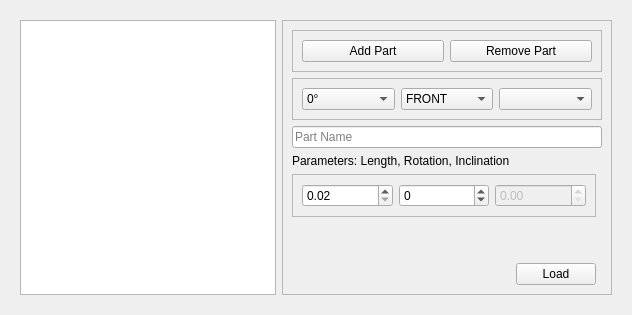
      <widget class="QWidget" name="tab_robot">
       <attribute name="title">
        <string>Robot</string>
       </attribute>
       <layout class="QGridLayout" name="gridLayout_9">
        <item row="0" column="0">
         <widget class="QWidget" name="widget_3" native="true">
          <layout class="QGridLayout" name="gridLayout_6">
           <item row="0" column="1">
            <widget class="QFrame" name="frame">
             <property name="sizePolicy">
              <sizepolicy hsizetype="Minimum" vsizetype="Preferred">
               <horstretch>0</horstretch>
               <verstretch>0</verstretch>
              </sizepolicy>
             </property>
             <property name="minimumSize">
              <size>
               <width>200</width>
               <height>0</height>
              </size>
             </property>
             <property name="frameShape">
              <enum>QFrame::StyledPanel</enum>
             </property>
             <property name="frameShadow">
              <enum>QFrame::Raised</enum>
             </property>
             <layout class="QGridLayout" name="gridLayout_8">
              <item row="0" column="0" colspan="3">
               <widget class="QFrame" name="frame_2">
                <property name="frameShape">
                 <enum>QFrame::StyledPanel</enum>
                </property>
                <property name="frameShadow">
                 <enum>QFrame::Raised</enum>
                </property>
                <layout class="QHBoxLayout" name="horizontalLayout_2">
                 <item>
                  <widget class="QPushButton" name="button_add_part">
                   <property name="text">
                    <string>Add Part</string>
                   </property>
                  </widget>
                 </item>
                 <item>
                  <widget class="QPushButton" name="button_remove_part">
                   <property name="text">
                    <string>Remove Part</string>
                   </property>
                  </widget>
                 </item>
                </layout>
               </widget>
              </item>
              <item row="5" column="0" colspan="2">
               <widget class="QFrame" name="frame_6">
                <property name="frameShape">
                 <enum>QFrame::StyledPanel</enum>
                </property>
                <property name="frameShadow">
                 <enum>QFrame::Raised</enum>
                </property>
                <layout class="QHBoxLayout" name="horizontalLayout_3">
                 <item>
                  <widget class="QDoubleSpinBox" name="spin_paramlength">
                   <property name="minimum">
                    <double>0.020000000000000</double>
                   </property>
                   <property name="maximum">
                    <double>0.100000000000000</double>
                   </property>
                   <property name="singleStep">
                    <double>0.010000000000000</double>
                   </property>
                  </widget>
                 </item>
                 <item>
                  <widget class="QSpinBox" name="spin_paramrotation">
                   <property name="minimum">
                    <number>-90</number>
                   </property>
                   <property name="maximum">
                    <number>90</number>
                   </property>
                  </widget>
                 </item>
                 <item>
                  <widget class="QDoubleSpinBox" name="doubleSpinBox_2">
                   <property name="enabled">
                    <bool>false</bool>
                   </property>
                  </widget>
                 </item>
                </layout>
               </widget>
              </item>
              <item row="2" column="0" colspan="3">
               <widget class="QLineEdit" name="robotPartNameEdit">
                <property name="placeholderText">
                 <string>Part Name</string>
                </property>
               </widget>
              </item>
              <item row="6" column="1">
               <spacer name="verticalSpacer_4">
                <property name="orientation">
                 <enum>Qt::Vertical</enum>
                </property>
                <property name="sizeHint" stdset="0">
                 <size>
                  <width>20</width>
                  <height>40</height>
                 </size>
                </property>
               </spacer>
              </item>
              <item row="1" column="0" colspan="3">
               <widget class="QFrame" name="frame_3">
                <property name="frameShape">
                 <enum>QFrame::StyledPanel</enum>
                </property>
                <property name="frameShadow">
                 <enum>QFrame::Raised</enum>
                </property>
                <layout class="QHBoxLayout" name="horizontalLayout_4">
                 <item>
                  <widget class="QComboBox" name="robotRotateCombo">
                   <item>
                    <property name="text">
                     <string>0°</string>
                    </property>
                   </item>
                   <item>
                    <property name="text">
                     <string>90°</string>
                    </property>
                   </item>
                   <item>
                    <property name="text">
                     <string>180°</string>
                    </property>
                   </item>
                   <item>
                    <property name="text">
                     <string>270°</string>
                    </property>
                   </item>
                  </widget>
                 </item>
                 <item>
                  <widget class="QComboBox" name="robotFaceCombo">
                   <item>
                    <property name="text">
                     <string>FRONT</string>
                    </property>
                   </item>
                   <item>
                    <property name="text">
                     <string>BACK</string>
                    </property>
                   </item>
                   <item>
                    <property name="text">
                     <string>RIGHT</string>
                    </property>
                   </item>
                   <item>
                    <property name="text">
                     <string>LEFT</string>
                    </property>
                   </item>
                   <item>
                    <property name="text">
                     <string>CORE</string>
                    </property>
                   </item>
                  </widget>
                 </item>
                 <item>
                  <widget class="QComboBox" name="robotPartCombo">
                   <property name="iconSize">
                    <size>
                     <width>32</width>
                     <height>32</height>
                    </size>
                   </property>
                  </widget>
                 </item>
                </layout>
               </widget>
              </item>
              <item row="3" column="0">
               <widget class="QLabel" name="label_19">
                <property name="text">
                 <string>Parameters: Length, Rotation, Inclination</string>
                </property>
               </widget>
              </item>
              <item row="7" column="1">
               <widget class="QPushButton" name="push_load">
                <property name="toolTip">
                 <string>Load robot config from *txt or *json</string>
                </property>
                <property name="text">
                 <string>Load</string>
                </property>
               </widget>
              </item>
             </layout>
            </widget>
           </item>
           <item row="0" column="0">
            <widget class="QTreeWidget" name="robotConfigTree">
             <property name="sizePolicy">
              <sizepolicy hsizetype="Minimum" vsizetype="Expanding">
               <horstretch>0</horstretch>
               <verstretch>0</verstretch>
              </sizepolicy>
             </property>
             <property name="minimumSize">
              <size>
               <width>100</width>
               <height>0</height>
              </size>
             </property>
             <property name="maximumSize">
              <size>
               <width>840</width>
               <height>16777215</height>
              </size>
             </property>
             <property name="dragEnabled">
              <bool>true</bool>
             </property>
             <property name="dragDropMode">
              <enum>QAbstractItemView::InternalMove</enum>
             </property>
             <property name="defaultDropAction">
              <enum>Qt::MoveAction</enum>
             </property>
             <property name="selectionMode">
              <enum>QAbstractItemView::ExtendedSelection</enum>
             </property>
             <property name="iconSize">
              <size>
               <width>32</width>
               <height>32</height>
              </size>
             </property>
             <property name="textElideMode">
              <enum>Qt::ElideNone</enum>
             </property>
             <property name="indentation">
              <number>20</number>
             </property>
             <property name="sortingEnabled">
              <bool>false</bool>
             </property>
             <property name="animated">
              <bool>true</bool>
             </property>
             <property name="headerHidden">
              <bool>true</bool>
             </property>
             <property name="columnCount">
              <number>1</number>
             </property>
             <attribute name="headerVisible">
              <bool>false</bool>
             </attribute>
             <column>
              <property name="text">
               <string>Body</string>
              </property>
             </column>
            </widget>
           </item>
          </layout>
         </widget>
        </item>
       </layout>
      </widget>
